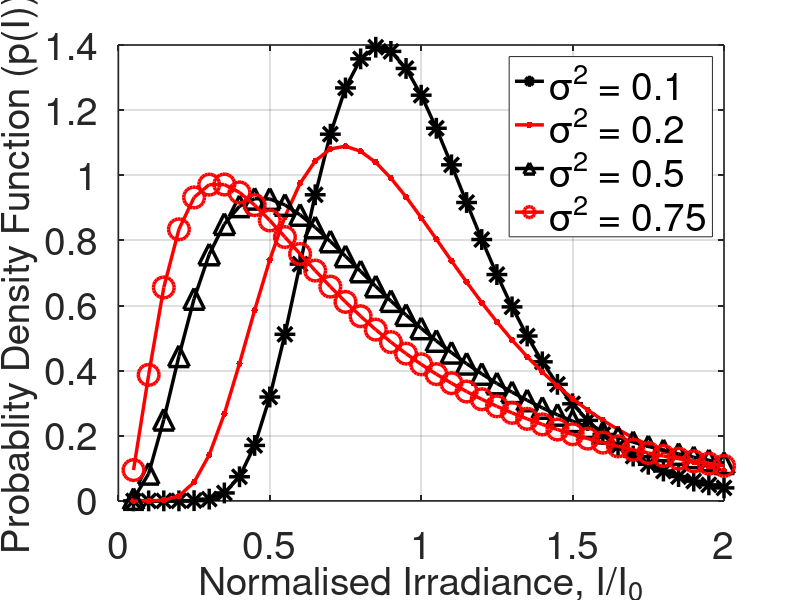

Write MATLAB code to recreate this figure.
% PDF of log normal distribution
clear
clc

colorStyle = ['k', 'r', 'k', 'r'];
markerStyle=["*",".","^","o"];
markerCounter = 1;
colorCounter = 1;


% E[I] value
Io=1;
I=0:0.05:2;

%Log irradinace variance values
Var_l=[0.1, 0.2, 0.5, 0.75];


for i=1:length(Var_l)
    for j=1:length(I)
        disp(j)
 
        B=sqrt(2*pi*Var_l(i));
        C(j)=log(I(j)/Io)+(Var_l(i)/2);
        D=2*Var_l(i);
        pdf(i,j)=(1/I(j))*(1/B)*exp(-((C(j))^2)/D);
    
    end
    %plot function
    figure(1)
    disp(Var_l(i))
    disp(colorStyle(colorCounter))
    disp(markerStyle(markerCounter))
    p = plot((I./Io), pdf(i,:), 'LineWidth', 2.5, 'Marker', markerStyle(markerCounter), 'Color', colorStyle(colorCounter), 'MarkerSize', 15);
    hold on
    grid on

    xlabel('Normalised Irradiance, I/I_0', 'FontSize', 28)
    ylabel('Probablity Density Function (p(I))', 'FontSize', 28)

    markerCounter=markerCounter+1;
    colorCounter=colorCounter+1;

    set(gca, 'Fontsize', 28, 'Linewidth', 1.2)

end

lgd = legend({ ...
    '\sigma^2 = 0.1','\sigma^2 = 0.2', '\sigma^2 = 0.5', '\sigma^2 = 0.75' ...
    }, 'FontSize', 28);
